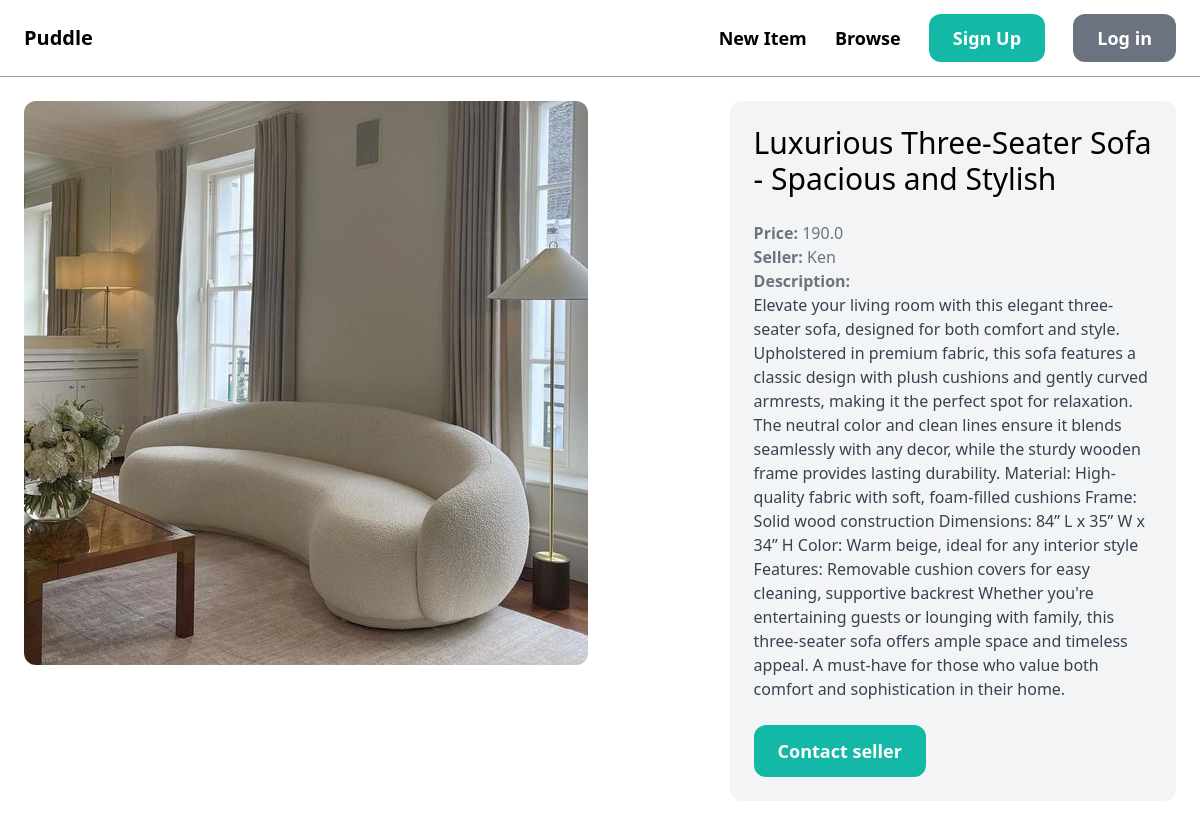
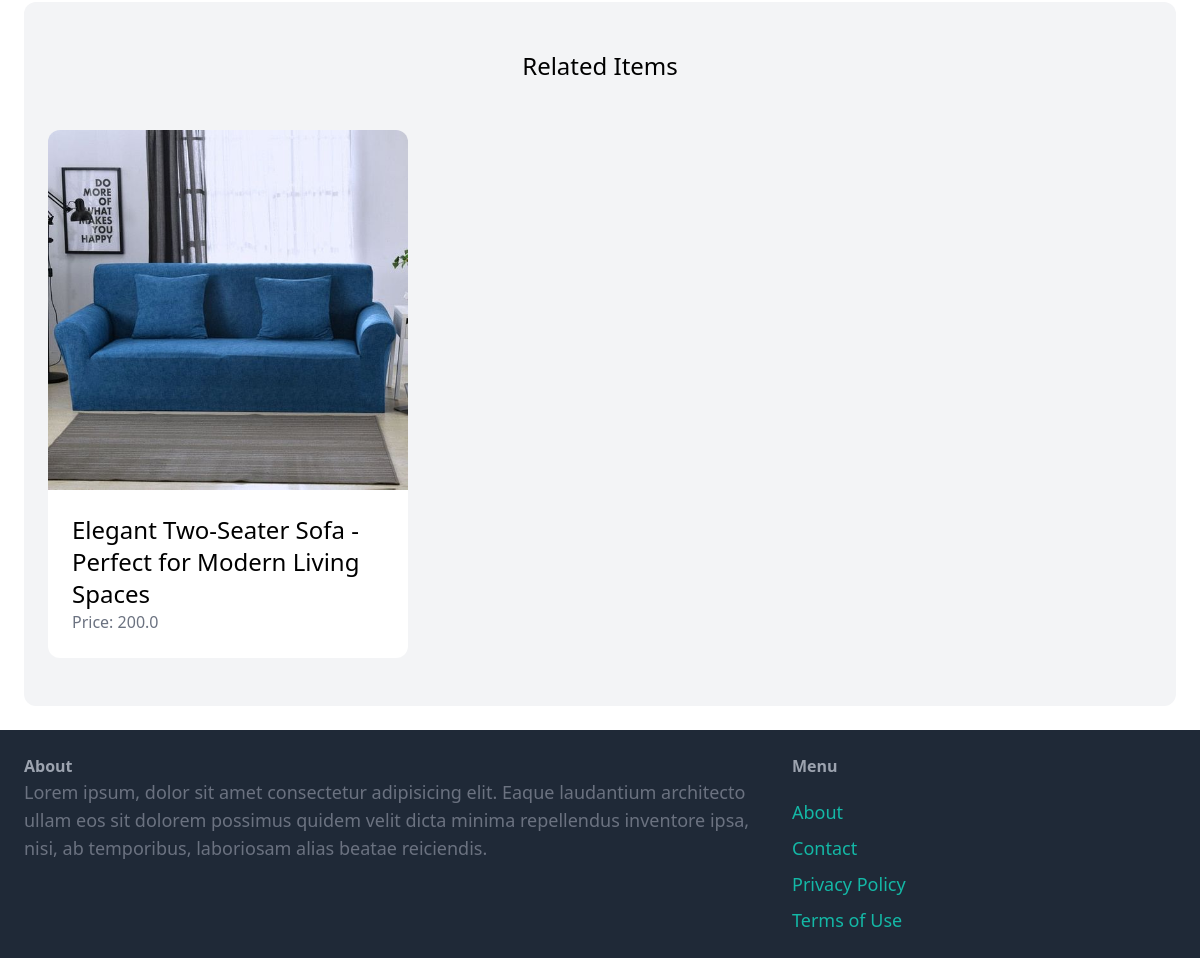
Screenshot of /items/10/ with the database file from the repository (2 pictures, top to bottom).
### item/models.py (models this page shows, shortened)
class Item(models.Model):
    category = models.ForeignKey(Category, related_name='items', on_delete=models.CASCADE)
    name = models.CharField(max_length=255)
    description = models.TextField(blank=True, null=True)
    price = models.FloatField()
    image = models.ImageField(upload_to='item_images', blank=True, null=True)
    is_sold = models.BooleanField(default=False)
    created_by = models.ForeignKey(User, related_name='items', on_delete=models.CASCADE)
    created_at = models.DateTimeField(auto_now_add=True)

### item/views.py (the view)
# urls.py: path('<int:pk>/', views.detail, name='detail'),
def detail(request, pk):
    item = get_object_or_404(Item, pk=pk)
    related_items = Item.objects.filter(category=item.category, is_sold=False).exclude(pk=pk)[0:3]
    return render(request, 'item/detail.html', {
        'item': item,
        'related_items': related_items,
    })

### item/templates/item/detail.html (shortened to what this page needs)
{% extends 'core/base.html' %}
{% block content %}
    <div class="grid grid-cols-5 gap-6">
        <div class="col-span-3">
            <img src="{{ item.image.url }}" class="rounded-xl">
        </div>
        <div class="col-span-2 p-6 bg-gray-100 rounded-xl">
            <h1 class="mb-6 text-3xl">{{ item.name }}</h1>
            <p class="text-gray-500"><strong>Price: </strong>{{ item.price }}</p>
            <p class="text-gray-500"><strong>Seller: </strong>{{ item.created_by.username }}</p>
            {% if item.description %}
                <p class="text-gray-700">
                    <strong class="text-gray-500">Description: </strong><br>
                    {{ item.description }}
                </p>
            {% endif %}
            {% if request.user == item.created_by %}
                <div class="mt-6 p-6 bg-white rounded-xl">
                    <p>This is Your Item!</div>
                    <a href="{% url 'item:edit' item.id %}" class="inline-block mt-6 px-6 py-3 text-lg font-semibold bg-teal-600 text-white rounded-xl">Edit</a>
                    <a href="{% url 'item:delete' item.id %}" class="inline-block mt-6 px-6 py-3 text-lg font-semibold bg-red-600 text-white rounded-xl">Delete</a>
                </div>
            {% else %}
                <a href="#" class="inline-block mt-6 px-6 py-3 text-lg font-semibold bg-teal-500 text-white rounded-xl hover:bg-teal-700">Contact seller</a>
            {% endif %}
        </div>
    </div>
    <div class="mt-6 px-6 py-12 bg-gray-100 rounded-xl">
        <h2 class="mb-12 text-2xl text-center">Related Items</h2>
        <div class="grid grid-cols-3 gap-3">
            {% for item in related_items %}
                <div>
                    <a href="{% url 'item:detail' item.id %}">
                        <div>
                            <img src="{{ item.image.url }}" class="rounded-t-xl">
                        </div>
                        <div class="p-6 bg-white rounded-b-xl">
                            <h2 class="text-2xl">{{ item.name }}</h2>
                            <p class="text-gray-500">Price: {{ item.price }}</p>
                        </div>
                    </a>
                </div>
            {% endfor %}
        </div>
    </div>
{% endblock %}

### rows the page displays
Item: image (picture), name "Luxurious Three-Seater Sofa - Spacious and Stylish", price "190.0", created_by.username "Ken", description "Elevate your living room with this elegant three-seater sofa, designed for both comfort and style. Upholstered in premium fabric, this sofa features a classic design with plush cushions and gently curved armrests, making it the perfect spot for relaxation. The neutral color and clean lines ensure it blends seamlessly with any decor, while the sturdy wooden frame provides lasting durability. Material: High-quality fabric with soft, foam-filled cushions Frame: Solid wood construction Dimensions: 84” L x 35” W x 34” H Color: Warm beige, ideal for any interior style Features: Removable cushion covers for easy cleaning, supportive backrest Whether you're entertaining guests or lounging with…"
Item: image (picture), name "Elegant Two-Seater Sofa - Perfect for Modern Living Spaces", price "200.0"
